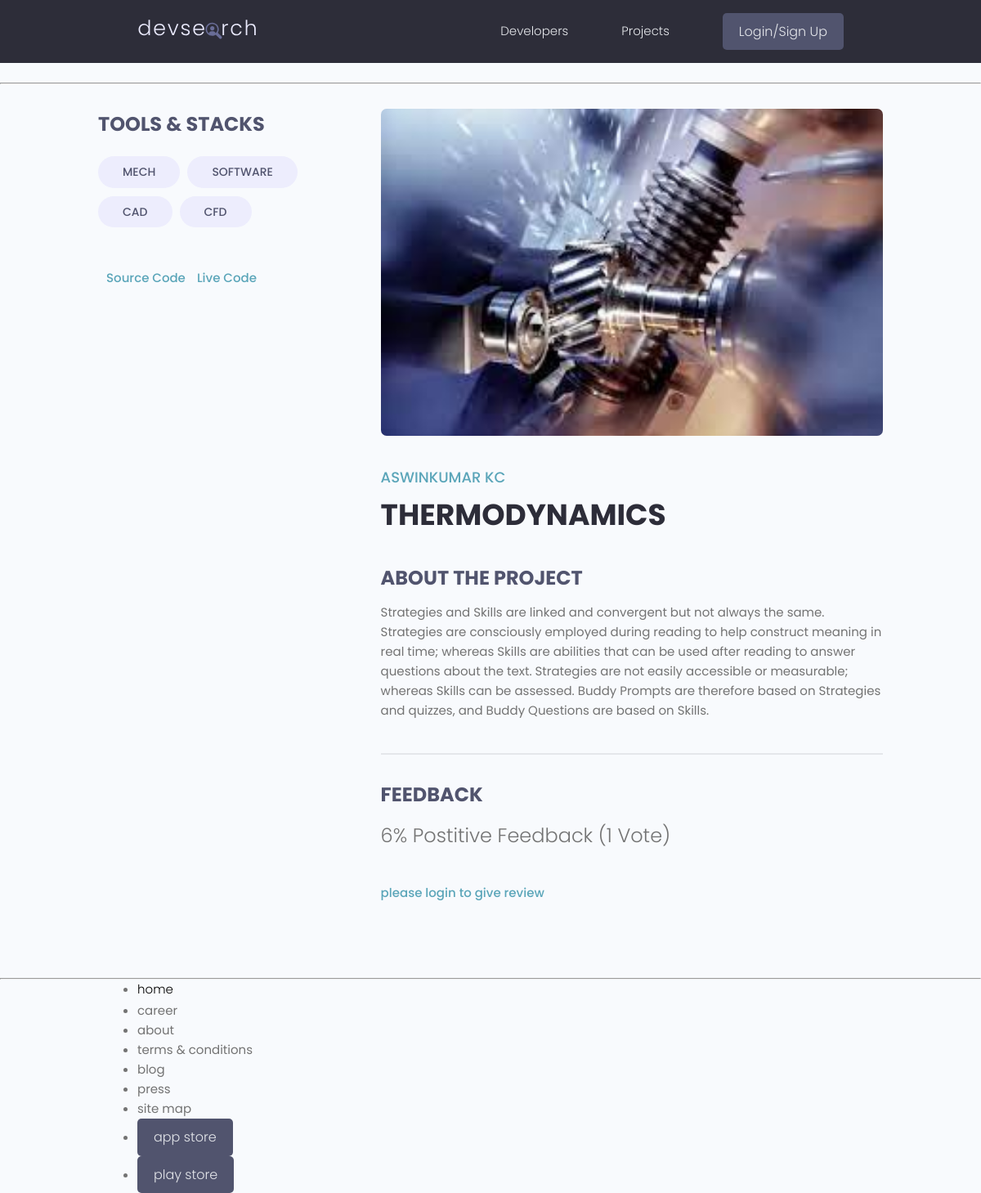
/project1/project3/20/, run on the app's committed database.
### project1/models.py (models this page shows, shortened)
class Tag(models.Model):
    name=models.CharField(max_length=500)
    created = models.DateTimeField (auto_now_add=True)
    def __str__(self):
        return self.name

class Project(models.Model):
    project_type = [('static','static application'),
                    ('dynamic','web application')
    ]
    owner = models.ForeignKey(Profile,on_delete=models.CASCADE,null=True,blank=True)
    title = models.CharField (max_length=500)
    description = models.TextField (max_length=5000,null=True,blank=True)
    image = models.ImageField (upload_to='photos/', default='photos/download.jpg',null=True,blank=True)
    demo_link = models.CharField (max_length=2000,null=True,blank=True)
    source_link = models.CharField (max_length=2000,null=True,blank=True)
    tags= models.ManyToManyField('Tag',blank=True)
    created = models.DateTimeField (auto_now_add=True)
    vote_total = models.IntegerField (default=0,null=True,blank=True)
    vote_ratio = models.IntegerField (default=0,null=True,blank=True)
    type = models.CharField (max_length=30,choices=project_type,null=True,blank=True)
    def reviewers(self):
        reviewers = self.review_set.all().values_list('owner__id',flat=True)
        return reviewers

### users/models.py (models this page shows, shortened)
class Profile(models.Model):
    user = models.OneToOneField(User,on_delete=models.CASCADE,null=True,blank=True)
    name = models.CharField(max_length=200)
    username = models.CharField(max_length=200,null=True,blank=True)
    email = models.EmailField(null=True,blank=True)
    profile_image = models.ImageField(upload_to='profiles',default='profiles/download.png',null=True,blank=True)
    short_intro = models.CharField(max_length=2000,null=True,blank=True)
    bio = models.TextField(null=True,blank=True)
    location = models.CharField(max_length=500,null=True,blank=True)
    social_github = models.CharField(max_length=2000,null=True,blank=True)
    social_twitter = models.CharField(max_length=2000,null=True,blank=True)
    social_youtube = models.CharField(max_length=2000,null=True,blank=True)
    social_linkedin = models.CharField(max_length=2000,null=True,blank=True)
    social_website = models.CharField(max_length=2000,null=True,blank=True)
    created = models.DateTimeField(auto_now_add=True)

### project1/views.py (the view, shortened to what this page needs)
# urls.py: path('project3/<str:pk>/', views.project3, name='project3'),
def project3(request,pk):
    proj_obj= Project.objects.get(id=pk)
    tags = proj_obj.tags.all()
    reviews = proj_obj.review_set.all()
    form = ReviewForm()
    context={'pro': proj_obj, 'tags':tags, 'reviews':reviews, 'form':form,
    }
    return render(request,'project1/project2.html',context)

### project1/templates/project1/project2.html (shortened to what this page needs)
{% extends 'main.html' %}
{% block content %}
<main class="singleProject my-md">
    <div class="container">
      <div class="layout">
        <div class="column column--1of3">
          <h3 class="singleProject__subtitle">Tools & Stacks</h3>
          <div class="singleProject__toolStack">
            {% for tag in pro.tags.all %}
            <span class="tag tag--pill tag--sub tag--lg">
              <small>{{tag}}</small>
            </span>
            {% endfor %}
          </div>
          {% if pro.source_link %}
          <a class="singleProject__liveLink" href="{{ pro.source_link }}" target="_blank">Source Code
          </a>
          {% endif %}
          {% if pro.source_link %}
          <a class="singleProject__liveLink" href="{{ pro.demo_link }}" target="_blank">Live Code
          </a>
          {% endif %}
        </div>
        <div class="column column--2of3">
          <img class="singleProject__preview" src="{{ pro.image.url }}" alt="portfolio thumbnail" />
          <a href="{% url 'users:single-profile' pro.owner.id %}" class="singleProject__developer">{{pro.owner.name}}</a>
          <h2 class="singleProject__title">{{pro.title}}</h2>
          <h3 class="singleProject__subtitle">About the Project</h3>
          <div class="singleProject__info">{{pro.description}}
          </div>
          <div class="comments">
            <h3 class="singleProject__subtitle">Feedback</h3>
            <h5 class="project--rating">
                {{pro.vote_ratio}}% Postitive Feedback ({{pro.vote_total}} Vote{{pro.vote_total|pluralize:"s"}})
            </h5>
            {% if request.user.profile.id in pro.reviewers %}
            <p> you have already reviewd this project</p>
            {% elif request.user.profile == pro.owner %}
            <p> you cannot review your own work</p>
            {% else %}
            <a href="{% url 'users:login' %}?next={{request.path}}">please login to give review</a>
            {% endif %}
          </div>
        </div>
      </div>
    </div>
  </main>
{% endblock %}

### static/styles/app.css (style rules this page uses)
:root { --color-sub: #2d2d39; }
img { width: 100%; }
.singleProject .column--1of3 { order: 2; }
@media screen and (min-width: 1081px) { .singleProject .column--1of3 { order: 1; } }
@media screen and (min-width: 1081px) { .singleProject .column--2of3 { order: 2; } }
.singleProject__toolStack { margin-top: 2rem; margin-bottom: 4rem; }
.singleProject__liveLink { font-weight: 500; transition: all 0.3s ease-in-out; border-bottom: 2px solid transparent; }
.singleProject__preview { height: 50vh; object-fit: cover; object-position: top center; margin-bottom: 3rem; border-radius: 0.7rem; }
.singleProject__developer { font-size: 1.8rem; font-weight: 500; }
.singleProject__title { font-size: 3.6rem; font-weight: 700; color: var(--color-sub); margin-bottom: 3rem; }
.project--rating { margin-bottom: 1.6em; margin-top: .5em; }
.singleProject__subtitle { text-transform: uppercase; font-size: 2.4rem; font-weight: 700; color: var(--color-sub-light); margin-bottom: 1rem; }
.comments { margin-top: 4rem; padding-top: 3rem; border-top: 2px solid var(--color-light); }

### static/uikit/styles/modules/_variables.css (style rules this page uses)
:root { --color-main: #5aa5b9; --color-main-light: #e6faff; --color-sub: #3f4156; --color-sub-light: #51546e; --color-sub-lighter: #ededfd; --color-text: #737373; --color-gray: #8b8b8b; --color-light: #e5e7eb; --color-light-gray: #767676; --color-bg: #f8fafd; --color-white: #fffefd; --color-white-light: #f3f3f3; --color-success: #359e64; --color-success-bg: #def8e8; --color-error: #fc4b0b; --color-error-bg: #fff2ee; --font-base: 'Poppins', arial, helvetica, 'Segoe UI', roboto, ubuntu, sans-serif; --font-monospace: 'Fira Code', 'Courier New', courier, monospace; --font-regular: 300; --font-medium: 500; --font-bold: 700; --generic-shadow: 1px 1px 5px #00000010; --generic-transition: all 0.3s ease-in-out; }

### static/uikit/styles/modules/_base.css (style rules this page uses)
* { margin: 0; padding: 0; box-sizing: border-box; text-rendering: optimizeLegibility; color: inherit; font-size: inherit; }
html { font-size: 50%; }
@media only screen and (min-width: 480px) { html { font-size: 56.25%; } }
@media only screen and (min-width: 1200px) { html { font-size: 62.5%; } }
body { line-height: 1.6; font-weight: 400; font-size: 1.5rem; color: var(--color-text); background-color: var(--color-bg); min-height: 100vh; }

### static/uikit/styles/modules/_typography.css (style rules this page uses)
* { font-family: var(--font-base); }
h2 { font-size: 3.6rem; font-weight: var(--font-bold); }
h3 { font-size: 3.2rem; font-weight: var(--font-medium); }
h5 { font-size: 2.4rem; font-weight: var(--font-medium); }
h5, h6 { font-weight: var(--font-regular); }
p, span, strong { font-size: 1.6rem; color: var(--color-text); font-weight: var(--font-regular); }
a { padding-bottom: 2px; text-decoration: none; display: inline-block; color: var(--color-main); font-weight: var(--font-medium); }

### static/uikit/styles/modules/_utilities.css (style rules this page uses)
.container { width: 92%; max-width: 165rem; margin: 0 auto; box-sizing: border-box; }
@media screen and (min-width: 1000px) { .container { width: 90%; } }
@media screen and (min-width: 1200px) { .container { width: 80%; } }
.my-md { margin: 3rem auto; }

### static/uikit/styles/modules/_tag.css (style rules this page uses)
.tag { display: inline-flex; align-items: center; background-color: var(--color-sub); height: -webkit-fit-content; height: -moz-fit-content; height: fit-content; width: -webkit-fit-content; width: -moz-fit-content; width: fit-content; border-radius: 0.5rem; padding: 0.5rem 1.5rem; font-size: 1.2rem; cursor: pointer; }
.tag:not(:last-child) { margin-right: 0.25rem; margin-bottom: 0.75rem; }
.tag > small { color: var(--color-white); }
.tag--pill { border-radius: 5rem; }
.tag--sub, .tag--sub > small { background: var(--color-sub-lighter); color: var(--color-sub-light); font-weight: 500; }
.tag--lg { padding: 0.8rem 3rem; font-size: 1.4rem; }
.tag--lg:not(:last-child) { margin-right: 0.5rem; margin-bottom: 1rem; }

### static/uikit/styles/modules/_layout.css (style rules this page uses)
.layout { display: flex; flex-flow: row wrap; justify-content: space-between; }
.layout > .column { margin-bottom: 3rem; }
.layout > .column.column--1of3 { flex-basis: 30%; }
.layout > .column.column--2of3 { flex-basis: 64%; }

### data on the page
Tag: name "MECH"
Tag: name "SOFTWARE"
Tag: name "CAD"
Tag: name "CFD"
Project: image (picture), owner.name "ASWINKUMAR KC", title "THERMODYNAMICS", description "Strategies and Skills are linked and convergent but not always the same. Strategies are consciously employed during reading to help construct meaning in real time; whereas Skills are abilities that can be used after reading to answer questions about the text. Strategies are not easily accessible or measurable; whereas Skills can be assessed. Buddy Prompts are therefore based on Strategies and quizzes, and Buddy Questions are based on Skills.", vote_ratio "6", vote_total "1"
